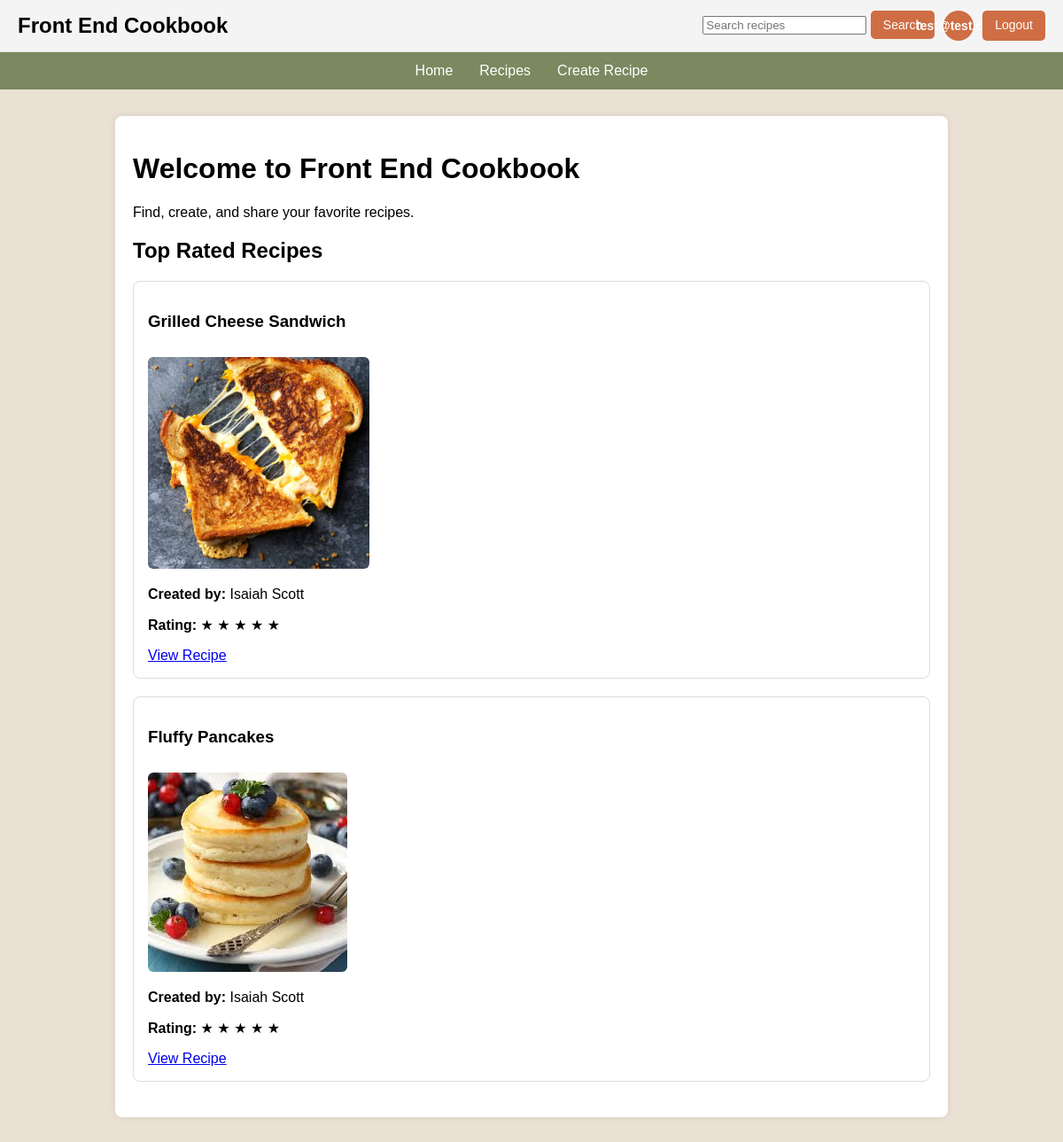
Page /home (signed in) on the committed database.
### app/models.py (models this page shows, shortened)
class Recipe(db.Model):
    __tablename__ = "recipes"
    id = db.Column(db.Integer, primary_key=True)
    title = db.Column(db.String(100), nullable=False)
    ingredients = db.Column(db.Text, nullable=False)
    instructions = db.Column(db.Text, nullable=False)
    image_filename = db.Column(db.String(255), nullable=True)
    rating = db.Column(db.Integer, default=0)
    user_id = db.Column(db.Integer, db.ForeignKey("users.id"), nullable=True)
    forked_from_id = db.Column(db.Integer, db.ForeignKey("recipes.id"), nullable=True)

class User(db.Model):
    __tablename__ = "users"
    id = db.Column(db.Integer, primary_key=True)
    first_name = db.Column(db.String(50), nullable=False)
    last_name = db.Column(db.String(50), nullable=False)
    email = db.Column(db.String(120), unique=True, nullable=False)
    password_hash = db.Column(db.String(255), nullable=False)
    recipes = db.relationship("Recipe", backref="author", lazy=True)

### app/routes.py (the view)
@app.route("/home")
def home():
    top_recipes = Recipe.query.filter(
        Recipe.rating > 0
    ).order_by(
        Recipe.rating.desc()
    ).limit(3).all()
    return render_template("homepage.html", top_recipes=top_recipes)

### app/templates/homepage.html (shortened to what this page needs)
{% extends "base.html" %}
{% block content %}
<h1>Welcome to Front End Cookbook</h1>
<p>Find, create, and share your favorite recipes.</p>
<h2>Top Rated Recipes</h2>
{% if top_recipes %}
    {% for recipe in top_recipes %}
        <div class="recipe-card">
            <h3>{{ recipe.title }}</h3>
            {% if recipe.image_filename %}
                <img src="{{ url_for('static', filename='uploads/' + recipe.image_filename) }}" alt="{{ recipe.title }}">
            {% endif %}
            {% if recipe.author %}
                <p>
                    <strong>Created by:</strong>
                    {{ recipe.author.first_name }} {{ recipe.author.last_name }}
                </p>
            {% endif %}
            <p>
                <strong>Rating:</strong>
                {% for i in range(recipe.rating) %}
                    ★
                {% endfor %}
            </p>
            <a href="{{ url_for('view_recipe', recipe_id=recipe.id) }}">
                View Recipe
            </a>
        </div>
    {% endfor %}
{% else %}
    <p>No rated recipes yet.</p>
{% endif %}
{% endblock %}

### app/templates/base.html (style rules this page uses)
body { margin: 0; font-family: Arial, sans-serif; background-color: #EAE1D4; }
.recipe-card img { max-width: 250px; border-radius: 6px; margin-top: 10px; }
.recipe-card { border: 1px solid #ddd; border-radius: 8px; padding: 16px; margin-bottom: 20px; background-color: #fff; }

### rows in the picture
Recipe: title "Grilled Cheese Sandwich", image_filename (picture), author.first_name "Isaiah", author.last_name "Scott", rating 5 (drawn)
Recipe: title "Fluffy Pancakes", image_filename (picture), author.first_name "Isaiah", author.last_name "Scott", rating 5 (drawn)

### other values in the picture
{{ session.get("user_initials") }} "test@test.com"
